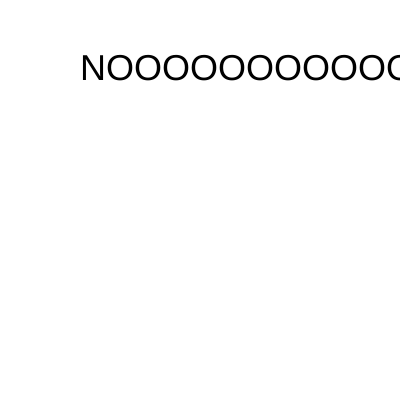
Frame 1 (no input)
Frame 60 (no input): identical to frame 1, image omitted
Frame 120 (the mouse pressed at the canvas centre since frame 60): identical to frame 1, image omitted

The p5.js sketch that drew this single still picture (run headless with seeded random() and noise() and a simulated clock; from frame 60 on, the mouse is pressed at the canvas centre):

// p5.js sketch
// ── sketch.js
var bool = false;

function setup() {
  createCanvas(400,400);
}

function draw() {
  background(255);
  textSize(36);

  if (bool) {
    text("This was true!!!", 40, 40);
  } else {
    text("NOOOOOOOOOOOOO", 80, 80);
  }



}
